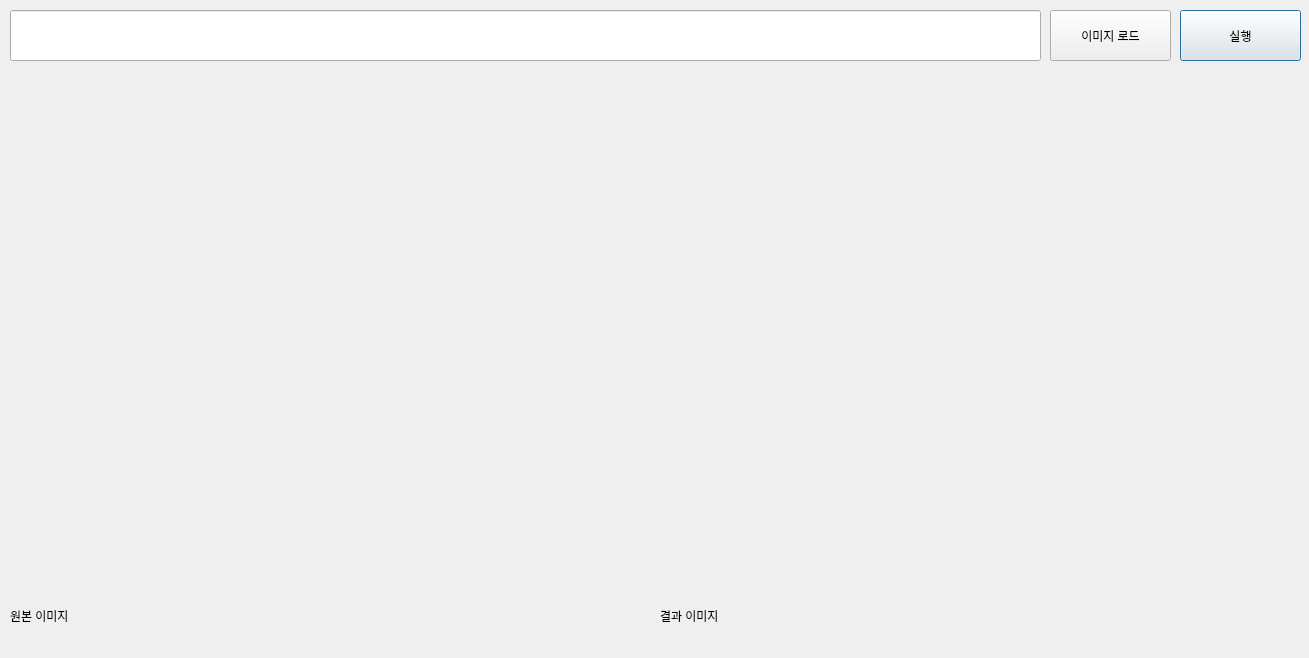
<?xml version="1.0" encoding="UTF-8"?>
<ui version="4.0">
 <class>Dialog</class>
 <widget class="QDialog" name="Dialog">
  <property name="geometry">
   <rect>
    <x>0</x>
    <y>0</y>
    <width>1309</width>
    <height>658</height>
   </rect>
  </property>
  <property name="windowTitle">
   <string>Dialog</string>
  </property>
  <widget class="QLabel" name="imgSrc">
   <property name="geometry">
    <rect>
     <x>10</x>
     <y>110</y>
     <width>640</width>
     <height>480</height>
    </rect>
   </property>
   <property name="text">
    <string/>
   </property>
  </widget>
  <widget class="QPushButton" name="procBtn">
   <property name="geometry">
    <rect>
     <x>1180</x>
     <y>10</y>
     <width>121</width>
     <height>51</height>
    </rect>
   </property>
   <property name="text">
    <string>실행</string>
   </property>
  </widget>
  <widget class="QPushButton" name="loadBtn">
   <property name="geometry">
    <rect>
     <x>1050</x>
     <y>10</y>
     <width>121</width>
     <height>51</height>
    </rect>
   </property>
   <property name="text">
    <string>이미지 로드</string>
   </property>
  </widget>
  <widget class="QLabel" name="imgDst">
   <property name="geometry">
    <rect>
     <x>660</x>
     <y>110</y>
     <width>640</width>
     <height>480</height>
    </rect>
   </property>
   <property name="text">
    <string/>
   </property>
  </widget>
  <widget class="QLineEdit" name="filePath">
   <property name="geometry">
    <rect>
     <x>10</x>
     <y>10</y>
     <width>1031</width>
     <height>51</height>
    </rect>
   </property>
  </widget>
  <widget class="QLabel" name="label">
   <property name="geometry">
    <rect>
     <x>10</x>
     <y>600</y>
     <width>641</width>
     <height>31</height>
    </rect>
   </property>
   <property name="text">
    <string>원본 이미지</string>
   </property>
  </widget>
  <widget class="QLabel" name="label_2">
   <property name="geometry">
    <rect>
     <x>660</x>
     <y>600</y>
     <width>641</width>
     <height>31</height>
    </rect>
   </property>
   <property name="text">
    <string>결과 이미지</string>
   </property>
  </widget>
 </widget>
 <resources/>
 <connections/>
</ui>
